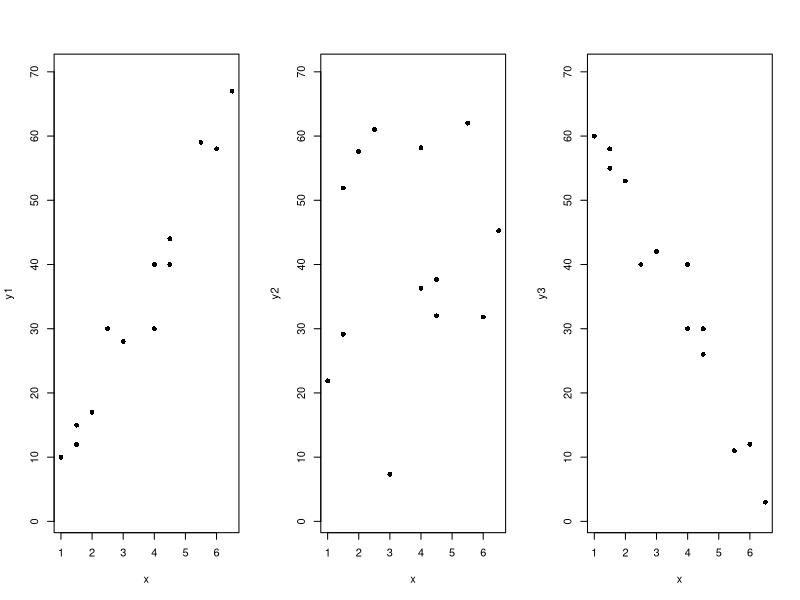

The R script that drew this image:
## ---- chunk 1
set.seed(123)
x<-c(1,1.5,1.5,2,2.5,3,4,4,4.5,4.5,5.5,6,6.5)
y1<-c(10,15,12,17,30,28,40,30,44,40,59,58,67)
y2<-mean(y1)+runif(length(y1),min = -30, max=30)
y3<-70-y1
par(mfrow = c(1,3))
plot(x,y1,ylim=c(1,70), col="black", pch=16)
plot(x,y2,ylim=c(1,70), col="black", pch=16)
plot(x,y3,ylim=c(1,70), col="black", pch=16)
## ---- chunk 2
cor(x,y1)
cor(x,y2)
cor(x,y3)
## ---- chunk 3
cor(y1,x)
cor(5+10*x,y1)
## ---- chunk 4
cor.test(x,y1)
cor.test(x,y2)
cor.test(x,y3)
